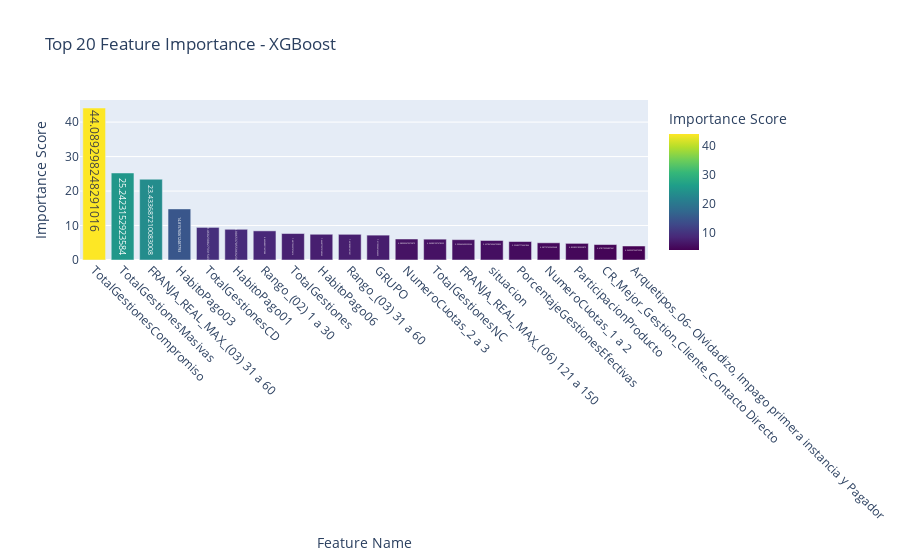

Write notebook code for a chart like this one.
### Code cell
raw_importances = model.model.get_score(importance_type='gain')

feature_names = model.preprocessor.get_feature_names_out()

mapped_importances = []
for i, fname in enumerate(feature_names):
    score = raw_importances.get(f"f{i}", 0)
    mapped_importances.append((fname, score))

importance_df = pd.DataFrame(mapped_importances, columns=["Feature", "Importance"])
importance_df = importance_df.sort_values(by="Importance", ascending=False).head(20)

fig = px.bar(
    importance_df,
    x='Feature',
    y='Importance',
    title='Top 20 Feature Importance - XGBoost',
    labels={'Feature': 'Feature Name', 'Importance': 'Importance Score'},
    color='Importance',
    color_continuous_scale='Viridis',
    text='Importance'
)
fig.update_layout(xaxis_tickangle=45)
fig.show()

### Figure 1 — Plotly figure (JSON) as saved in the notebook; plotly's stock layout.template omitted (floating-point values rounded to 4 significant figures)
{"data": [{"alignmentgroup": "True", "hovertemplate": "Feature Name=%{x}<br>Importance Score=%{marker.color}<extra></extra>", "legendgroup": "", "marker": {"color": [44.09, 25.24, 23.43, 14.82, 9.46, 8.907, 8.45, 7.682, 7.467, 7.452, 7.212, 6.089, 6.044, 5.9, 5.658, 5.357, 4.988, 4.823, 4.478, 4.061], "coloraxis": "coloraxis", "pattern": {"shape": ""}}, "name": "", "offsetgroup": "", "orientation": "v", "showlegend": false, "text": [44.09, 25.24, 23.43, 14.82, 9.46, 8.907, 8.45, 7.682, 7.467, 7.452, 7.212, 6.089, 6.044, 5.9, 5.658, 5.357, 4.988, 4.823, 4.478, 4.061], "textposition": "auto", "type": "bar", "x": ["TotalGestionesCompromiso", "TotalGestionesMasivas", "FRANJA_REAL_MAX_(03) 31 a 60", "HabitoPago03", "TotalGestionesCD", "HabitoPago01", "Rango_(02) 1 a 30", "TotalGestiones", "HabitoPago06", "Rango_(03) 31 a 60", "GRUPO", "NumeroCuotas_2 a 3", "TotalGestionesNC", "FRANJA_REAL_MAX_(06) 121 a 150", "situacion", "PorcentajeGestionesEfectivas", "NumeroCuotas_1 a 2", "ParticipacionProducto", "CR_Mejor_Gestion_Cliente_Contacto Directo", "Arquetipos_06- Olvidadizo, Impago primera instancia y Pagador"], "xaxis": "x", "y": [44.09, 25.24, 23.43, 14.82, 9.46, 8.907, 8.45, 7.682, 7.467, 7.452, 7.212, 6.089, 6.044, 5.9, 5.658, 5.357, 4.988, 4.823, 4.478, 4.061], "yaxis": "y"}], "layout": {"barmode": "relative", "coloraxis": {"colorbar": {"title": {"text": "Importance Score"}}, "colorscale": [[0, "#440154"], [0.1111, "#482878"], [0.2222, "#3e4989"], [0.3333, "#31688e"], [0.4444, "#26828e"], [0.5556, "#1f9e89"], [0.6667, "#35b779"], [0.7778, "#6ece58"], [0.8889, "#b5de2b"], [1, "#fde725"]]}, "legend": {"tracegroupgap": 0}, "title": {"text": "Top 20 Feature Importance - XGBoost"}, "xaxis": {"anchor": "y", "domain": [0, 1], "tickangle": 45, "title": {"text": "Feature Name"}}, "yaxis": {"anchor": "x", "domain": [0, 1], "title": {"text": "Importance Score"}}}}
